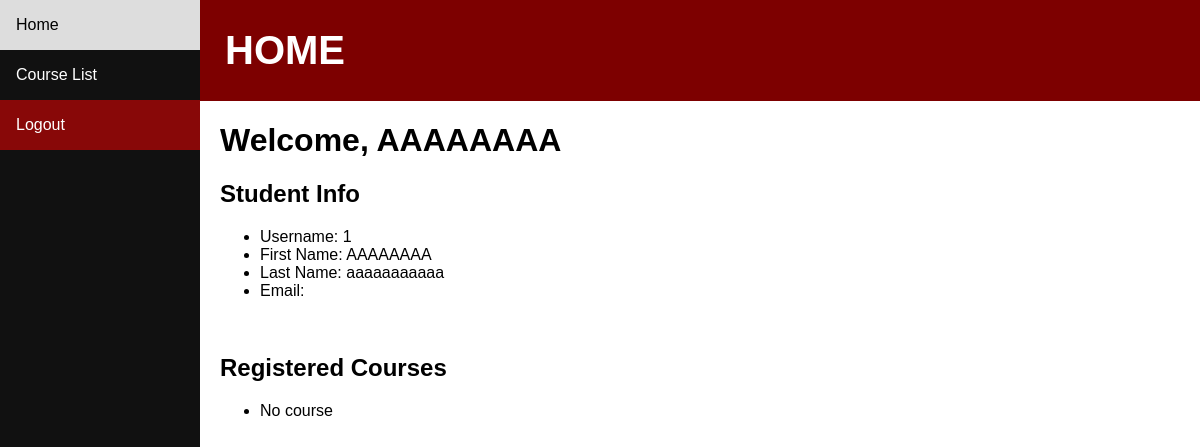
Page / (signed in) on the earlier database version.
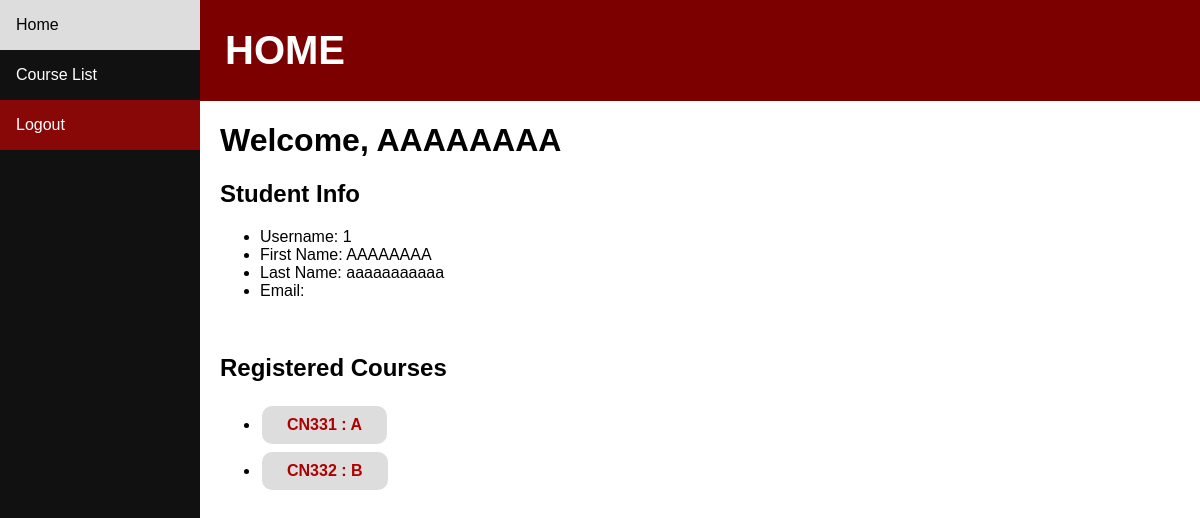
Same page on the later database version.
### students/models.py (models this page shows, shortened)
class Course(models.Model):
    code = models.CharField(max_length=5)
    course_name = models.CharField(max_length=64)
    semester = models.PositiveSmallIntegerField(choices=((1,1), (2,2), (3,3)))
    year = models.PositiveSmallIntegerField()
    seat = models.PositiveSmallIntegerField()
    status = models.CharField(max_length=5, choices=(("OPEN", "Open"), ("CLOSE", "Close")))

### students/views.py (the view)
# urls.py: path('', views.index, name='index'),
def index(request):
    if not request.user.is_authenticated:
        return HttpResponseRedirect(reverse('login'))
    if not request.user.is_superuser :
        profile = Profile.objects.get(user=request.user)
        return render(request, 'students/index.html', {
            'profile' : profile,
            'courses' : profile.courses.all(),
            'non_courses' : Course.objects.exclude(id__in=profile.courses.all())
                            .exclude(status="CLOSE").all()
        })
    else :
        return render(request, 'students/index2.html')

### students/templates/students/index.html
{% extends 'students/layout.html' %}
{% block header %}
    <h1>HOME</h1>
{% endblock %}
{% block body %}
<h1>Welcome, {{ request.user.first_name }}</h1>
<h2>Student Info</h2>
<ul>
    <li>Username: {{ request.user.username }}</li>
    <li>First Name: {{ request.user.first_name }}</li>
    <li>Last Name: {{ request.user.last_name }}</li>
    <li>Email: {{ request.user.email }}</li>
</ul>
<br>
<h2>Registered Courses</h2>
<ul>
{% for course in courses %}
    <li><a href="{% url 'course_info' course.code %}" class="button">{{ course.code }} : {{ course.course_name }}</a></li>
    {% empty %}
    <li>No course</li>
{% endfor %}
</ul>
{% endblock %}

Differences in the rows shown:
now on this page (row edited): Course: code "CN331", course_name "A"
now on this page (row edited): Course: code "CN332", course_name "B"
Other differences:
text no longer shown: "No course"
